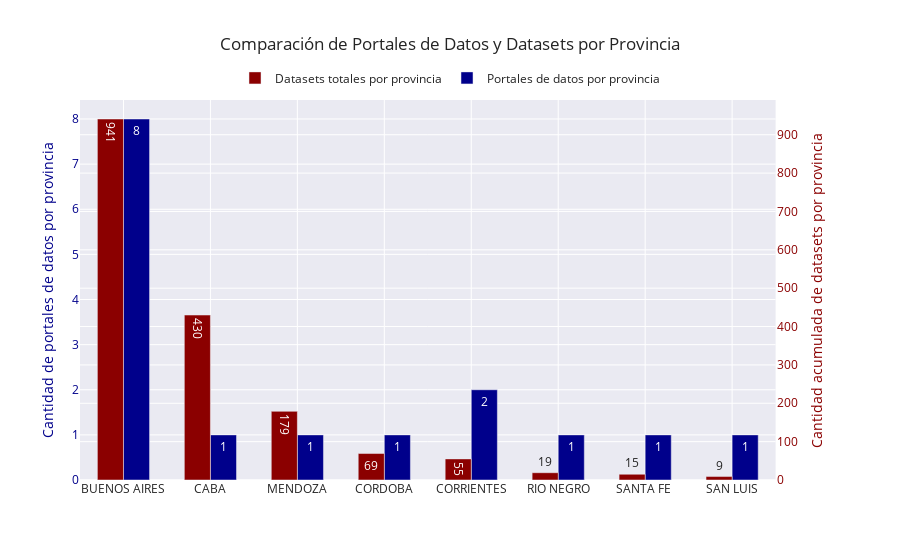

The notebook cell this image was saved under:
### Markdown cell above
### Análisis de la frecuencia de portales y datasets por provincia.

### Code cell
import plotly.subplots as sp
import plotly.graph_objects as go
import plotly.io as pio
pio.templates.default = 'seaborn'

#Frecuencia de los portales por provincia
frecuencia_ciudades = df_portales_ciudades.groupby('PROVINCIA')\
    .size()\
        .reset_index(name='frecuencia_absoluta')\
            .sort_values('frecuencia_absoluta',ascending=False)

#MERGEO DE TABLAS POR PROVINCIAS CON LA DE RECURSOS ABSOLUTOS.
frecuencia_ciudades_mergeada = df_portales_ciudades.merge(right=df_datasets_ciudades,
                                                          how='left',
                                                          left_on='CIUDAD',
                                                          right_on='LUGAR')

#GENERO LA TRANSFORMACCIÓN PARA SÓLO QUEDARME CON EL DATO DE LA CANTIDAD TOTAL DE DATASETS POR PROVINCIA
frecuencia_ciudades_mergeada = frecuencia_ciudades_mergeada.groupby(by='PROVINCIA').sum().reset_index().sort_values(by='CANTIDAD',ascending=False)[['PROVINCIA','CANTIDAD']]

#GENERO LA VISUALIZACIÓN
figura = sp.make_subplots(specs=[[{'secondary_y':True}]])

figura.add_trace(go.Bar(x=frecuencia_ciudades_mergeada['PROVINCIA'],
                        y=frecuencia_ciudades_mergeada['CANTIDAD'],
                        name='Datasets totales por provincia',
                        marker=dict({'color':'darkred'}),
                        offset=-0.3,
                        text=frecuencia_ciudades_mergeada['CANTIDAD']
                        ),
                        secondary_y=True)


figura.add_trace(go.Bar(x=frecuencia_ciudades['PROVINCIA'],
                        y=frecuencia_ciudades['frecuencia_absoluta'],
                        name='Portales de datos por provincia',
                        marker=dict({'color':'darkblue'}),
                        offset=0,
                        text=frecuencia_ciudades['frecuencia_absoluta']
                        ),
                        secondary_y=False)

figura.update_traces(width=0.3) 

figura.update_yaxes(title_text= 'Cantidad de portales de datos por provincia',color='darkblue',secondary_y=False)
figura.update_yaxes(title_text= 'Cantidad acumulada de datasets por provincia',color='darkred',secondary_y=True)
figura.update_layout(legend=dict(orientation="h", yanchor="bottom", y=1.02, xanchor="center", x=0.5))
figura.update_layout(title='Comparación de Portales de Datos y Datasets por Provincia')

figura

### Figure 1 — Plotly figure (JSON) as saved in the notebook; plotly's stock layout.template omitted (floating-point values rounded to 4 significant figures)
{"data": [{"marker": {"color": "darkred"}, "name": "Datasets totales por provincia", "offset": -0.3, "text": [941, 430, 179, 69, 55, 19, 15, 9], "type": "bar", "width": 0.3, "x": ["BUENOS AIRES", "CABA", "MENDOZA", "CORDOBA", "CORRIENTES", "RIO NEGRO", "SANTA FE ", "SAN LUIS"], "xaxis": "x", "y": [941, 430, 179, 69, 55, 19, 15, 9], "yaxis": "y2"}, {"marker": {"color": "darkblue"}, "name": "Portales de datos por provincia", "offset": 0, "text": [8, 2, 1, 1, 1, 1, 1, 1], "type": "bar", "width": 0.3, "x": ["BUENOS AIRES", "CORRIENTES", "CABA", "CORDOBA", "MENDOZA", "RIO NEGRO", "SAN LUIS", "SANTA FE "], "xaxis": "x", "y": [8, 2, 1, 1, 1, 1, 1, 1], "yaxis": "y"}], "layout": {"legend": {"orientation": "h", "x": 0.5, "xanchor": "center", "y": 1.02, "yanchor": "bottom"}, "title": {"text": "Comparación de Portales de Datos y Datasets por Provincia"}, "xaxis": {"anchor": "y", "domain": [0, 0.94]}, "yaxis": {"anchor": "x", "color": "darkblue", "domain": [0, 1], "title": {"text": "Cantidad de portales de datos por provincia"}}, "yaxis2": {"anchor": "x", "color": "darkred", "overlaying": "y", "side": "right", "title": {"text": "Cantidad acumulada de datasets por provincia"}}}}
